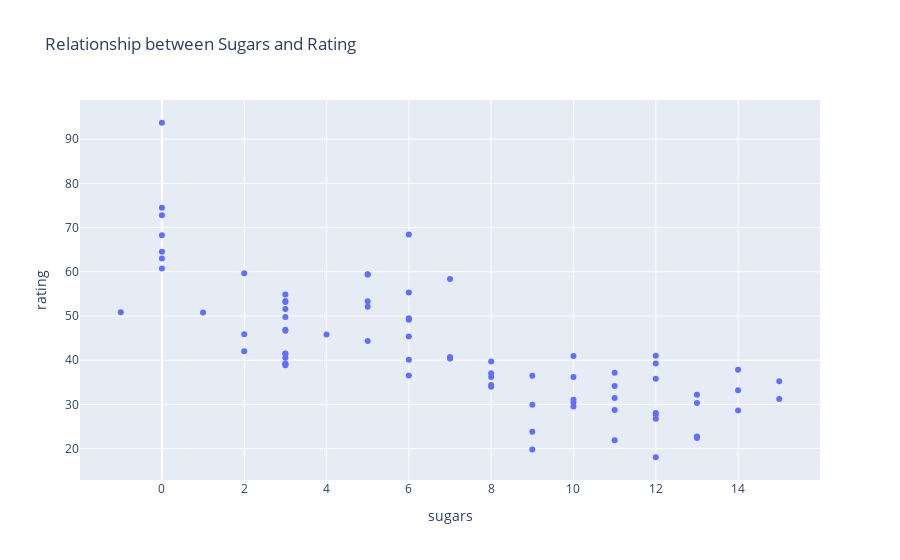

The code cell stored with this chart in its notebook:
### Code cell
# Create an interactive graph
fig = chosen_graph(
    cereal_df,
    x = x_attribute.lower(),
    y = y_attribute.lower(),
    hover_name="name",  # Show cereal name on hover
    title = f"Relationship between {x_attribute.capitalize()} and {y_attribute.capitalize()}",
)

# Show the plot
fig.show()

# If figure does not show: uncomment the next line.
# fig.write_html("graph1.html") # downloads graph as an html file

### Figure 1 — Plotly figure (JSON) as saved in the notebook; plotly's stock layout.template omitted (floating-point values rounded to 4 significant figures)
{"data": [{"hovertemplate": "<b>%{hovertext}</b><br><br>sugars=%{x}<br>rating=%{y}<extra></extra>", "hovertext": ["100% Bran", "100% Natural Bran", "All-Bran", "All-Bran with Extra Fiber", "Almond Delight", "Apple Cinnamon Cheerios", "Apple Jacks", "Basic 4", "Bran Chex", "Bran Flakes", "Cap'n'Crunch", "Cheerios", "Cinnamon Toast Crunch", "Clusters", "Cocoa Puffs", "Corn Chex", "Corn Flakes", "Corn Pops", "Count Chocula", "Cracklin' Oat Bran", "Cream of Wheat (Quick)", "Crispix", "Crispy Wheat & Raisins", "Double Chex", "Froot Loops", "Frosted Flakes", "Frosted Mini-Wheats", "Fruit & Fibre Dates; Walnuts; and Oats", "Fruitful Bran", "Fruity Pebbles", "Golden Crisp", "Golden Grahams", "Grape Nuts Flakes", "Grape-Nuts", "Great Grains Pecan", "Honey Graham Ohs", "Honey Nut Cheerios", "Honey-comb", "Just Right Crunchy  Nuggets", "Just Right Fruit & Nut", "Kix", "Life", "Lucky Charms", "Maypo", "Muesli Raisins; Dates; & Almonds", "Muesli Raisins; Peaches; & Pecans", "Mueslix Crispy Blend", "Multi-Grain Cheerios", "Nut&Honey Crunch", "Nutri-Grain Almond-Raisin", "Nutri-grain Wheat", "Oatmeal Raisin Crisp", "Post Nat. Raisin Bran", "Product 19", "Puffed Rice", "Puffed Wheat", "Quaker Oat Squares", "Quaker Oatmeal", "Raisin Bran", "Raisin Nut Bran", "Raisin Squares", "Rice Chex", "Rice Krispies", "Shredded Wheat", "Shredded Wheat 'n'Bran", "Shredded Wheat spoon size", "Smacks", "Special K", "Strawberry Fruit Wheats", "Total Corn Flakes", "Total Raisin Bran", "Total Whole Grain", "Triples", "Trix", "Wheat Chex", "Wheaties", "Wheaties Honey Gold"], "legendgroup": "", "marker": {"color": "#636efa", "symbol": "circle"}, "mode": "markers", "name": "", "orientation": "v", "showlegend": false, "type": "scatter", "x": [6, 8, 5, 0, 8, 10, 14, 8, 6, 5, 12, 1, 9, 7, 13, 3, 2, 12, 13, 7, 0, 3, 10, 5, 13, 11, 7, 10, 12, 12, 15, 9, 5, 3, 4, 11, 10, 11, 6, 9, 3, 6, 12, 3, 11, 11, 13, 6, 9, 7, 2, 10, 14, 3, 0, 0, 6, -1, 12, 8, 6, 2, 3, 0, 0, 0, 15, 3, 5, 3, 14, 3, 3, 12, 3, 3, 8], "xaxis": "x", "y": [68.4, 33.98, 59.43, 93.7, 34.38, 29.51, 33.17, 37.04, 49.12, 53.31, 18.04, 50.76, 19.82, 40.4, 22.74, 41.45, 45.86, 35.78, 22.4, 40.45, 64.53, 46.9, 36.18, 44.33, 32.21, 31.44, 58.35, 40.92, 41.02, 28.03, 35.25, 23.8, 52.08, 53.37, 45.81, 21.87, 31.07, 28.74, 36.52, 36.47, 39.24, 45.33, 26.73, 54.85, 37.14, 34.14, 30.31, 40.11, 29.92, 40.69, 59.64, 30.45, 37.84, 41.5, 60.76, 63.01, 49.51, 50.83, 39.26, 39.7, 55.33, 42.0, 40.56, 68.24, 74.47, 72.8, 31.23, 53.13, 59.36, 38.84, 28.59, 46.66, 39.11, 27.75, 49.79, 51.59, 36.19], "yaxis": "y"}], "layout": {"legend": {"tracegroupgap": 0}, "title": {"text": "Relationship between Sugars and Rating"}, "xaxis": {"anchor": "y", "domain": [0, 1], "title": {"text": "sugars"}}, "yaxis": {"anchor": "x", "domain": [0, 1], "title": {"text": "rating"}}}}
